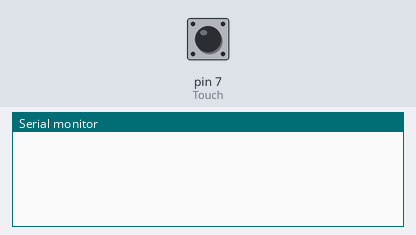
A sketch run on a simulated Arduino Uno, built with avr-gcc and run on an emulated ATmega328P. Shown: the last lines printed to the serial monitor. Inputs (shaded band) come from the test bench; at power-on: pin 7 (Touch) LOW.

Above: at 1.2 s.
1.3 s: pin 7 (Touch) pulled HIGH for 0.15 s
At 1.8 s:
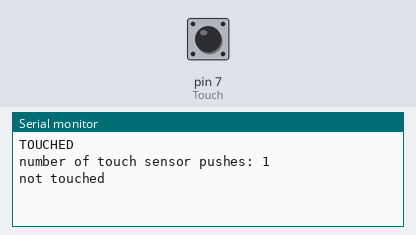
2.9 s: pin 7 (Touch) pulled HIGH for 1 s
At 3.7 s:
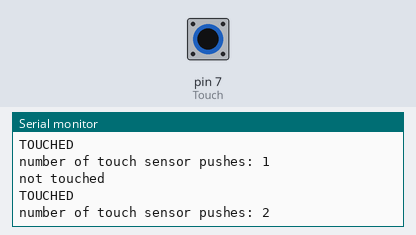
5.4 s: pin 7 (Touch) pulled HIGH for 0.15 s
At 6.1 s:
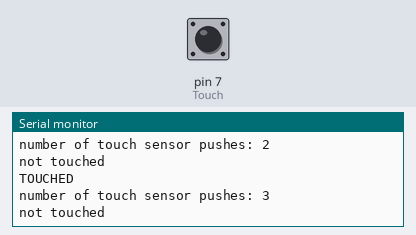

The sketch:

06_01_TouchSensor.ino
```cpp
/* Coding Array STARTER Kit for Arduino

     예제 06_01_TouchSensor1

    터치 센서는 신체가 닿으면 HIGH(1) 디지털 입력값을 반환하는 센서로
    버튼 스위치 처럼 사용할 수 있다.
    delay 시간을 짧게 하면 터치 횟수를 정확히 셀 수 없다.
    이 스케치는 터치센서의 기본 사용 방법과 센서가 눌려진 횟수를 세는 방법에 대해 알아본다.

    made by Arduinostory
    we@arduinostory.com
*/

#define Touch 7             // 정정식 터치 센서를 7번에 연결

int touchCounter = 0;         // 터치 센서를 누른 횟수를 저장하는 변수
int lastTouchState = 0;         // 이전 버튼 스위치 상태를 읽어 저장

void setup() {
  pinMode(Touch, INPUT);     // 7번핀에 연결된 터치 센서를 입력으로 설정
  Serial.begin(9600);       // 9600속도로 시리얼 통신 시작
}


void loop() {
  int touchState = digitalRead(Touch); // 터치 센서 스위치 값을 읽어 touchState에 저장

  if (touchState != lastTouchState) { // 터치 센서 상태가 바뀌었으면
    if (touchState == HIGH) {              // 터치 센서가 눌리면
      touchCounter ++;                                 // 터치 센서누른 횟수를 증가
      Serial.println("TOUCHED");                          // 시리얼 창에 “TOUCHED” 쓰고 줄바꿈
      Serial.print("number of touch sensor pushes: ");    // 시리얼 창에 “~: ” 쓰고
      Serial.println(touchCounter);                   // 연결해서 터치 센서 누른 횟수 쓰고 줄바꿈
    } else {
      Serial.println("not touched");
    }
    delay(100);
  }
    lastTouchState = touchState;             //다음 loop를 위해 현재 touchState를 저장
}
```

Measured:
- after the input at 1.3 s, the serial monitor: prints a new line at once (image 1)
- after the input at 2.9 s, the serial monitor: prints a new line at once (image 2)
- after the input at 5.4 s, the serial monitor: prints a new line at once (image 3)
